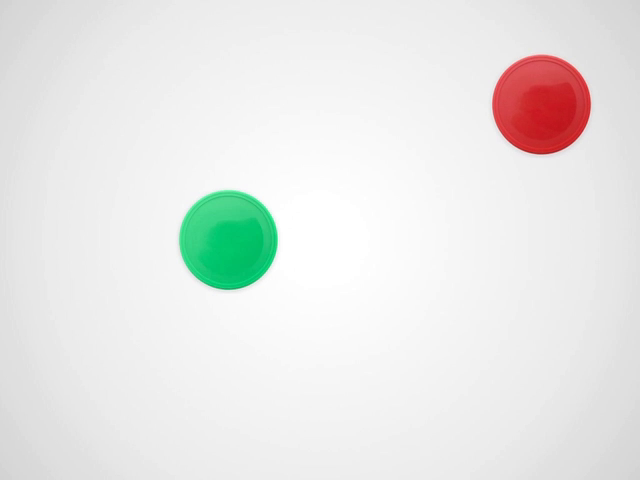
#> input picture frame 144 of videos/movimentacao-de-objetos-480.mov, 640 x 480 px
$ python ex05.py   (older library calls are emulated)
#> lines starting #> are read from the running program, lines starting #| are printed output that depends on the picture; after the words box and inside, x2 and y2 are one past the last pixel; in counts of white or black regions, pixels touching at a corner belong together
import cv2
import numpy as np

video = cv2.VideoCapture("movimentacao-de-objetos-480.mov")

while True:
  ret, frameRGB = video.read()
#> frameRGB is the input picture: shape (480, 640, 3); mean B, G, R 230.5, 232.5, 232
  frameHSV = cv2.cvtColor(frameRGB, cv2.COLOR_BGR2HSV)
#> frameHSV: shape (480, 640, 3); mean H, S, V 6.3, 10.4, 236.4
  tomClaro = np.array([160, 100, 100])
  tomEscuro = np.array([200, 255, 255])
  frameSegmentado = cv2.inRange(frameHSV, tomClaro, tomEscuro)
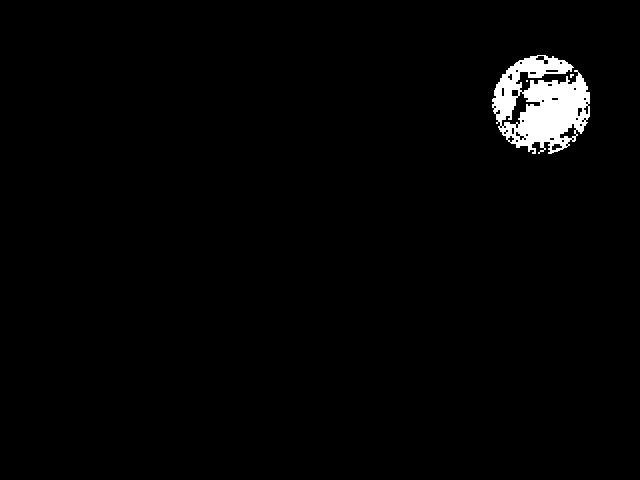
#> frameSegmentado: shape (480, 640); 1.9% white; 3 white regions (2 under 20 px), largest, box (x1, y1, x2, y2) and area: (492, 55, 590, 154) 5925

  elementoEstruturante = np.ones((10, 10), np.uint8)
  frameSegmentado = cv2.morphologyEx(frameSegmentado, cv2.MORPH_CLOSE, elementoEstruturante)
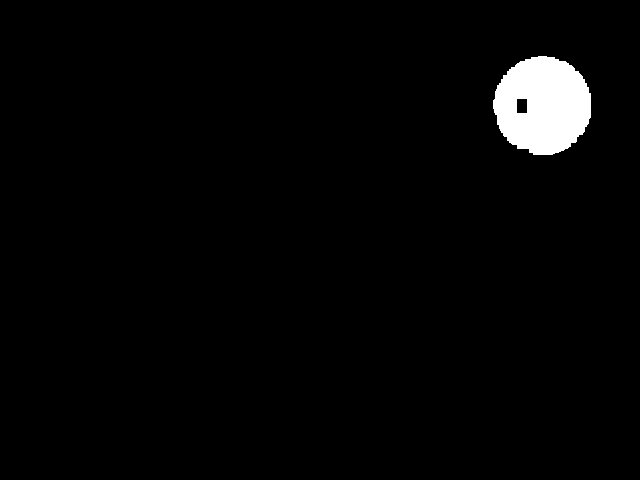
#> frameSegmentado: shape (480, 640); 2.4% white; 1 white region
  _,contornos, hierarquia = cv2.findContours(frameSegmentado, cv2.RETR_TREE, cv2.CHAIN_APPROX_SIMPLE)
#> contornos = 2 contours; box (x1, y1, x2, y2) and area: (493, 56, 591, 155) 7374, (516, 98, 528, 114) 163

  if len(contornos) >= 1:
    objeto = contornos[0]
#> objeto = contour of 139 points, box (x1, y1, x2, y2) (493, 56, 591, 155), area 7374
    momentos = cv2.moments(objeto)
#> momentos = moments, m00 7374, centre m10/m00, m01/m00 = (542.2, 105)
    x = momentos["m10"] / momentos["m00"]
#> x = 542.2
    y = momentos["m01"] / momentos["m00"]
#> y = 105
    print("posicao: %d, %d" % (x, y))
#| posicao: 542, 105
    x, y, w, h = cv2.boundingRect(objeto)
#> x = 493; y = 56; w = 98; h = 99
    vertice1 = (x - 10, y - 10)
#> vertice1 = (483, 46)
    vertice2 = (x + w + 10, y + h + 10)
#> vertice2 = (601, 165)
    cv2.rectangle(frameRGB, vertice1, vertice2, (0, 255, 0), 2)
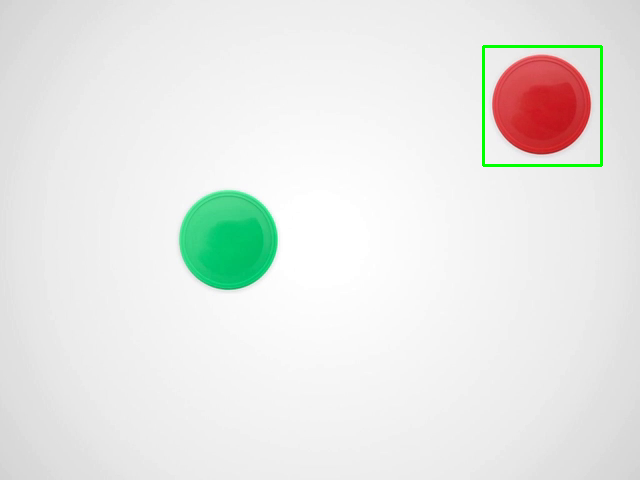
#> frameRGB: shape (480, 640, 3); 0.46% of pixels changed, all inside (x1, y1, x2, y2) = (482, 45, 603, 167)

  cv2.imshow("Video RGB", frameRGB)
  if cv2.waitKey(1) & 0xFF == ord("q"):
#> (key q is pressed here)
    break

video.release()
cv2.destroyAllWindows()

$ run again, starting later in the video
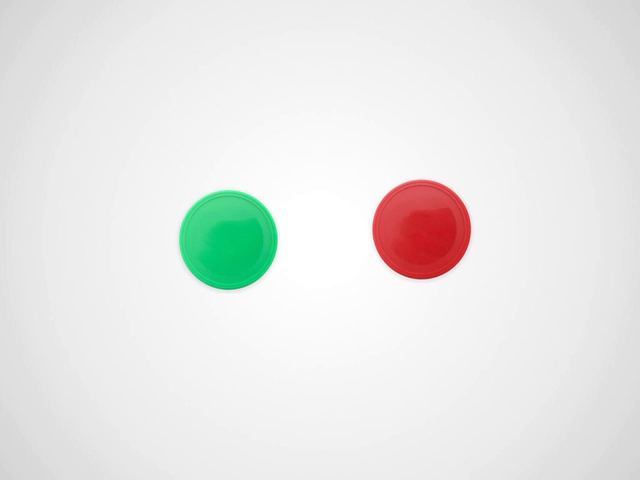
#> input picture frame 651 of videos/movimentacao-de-objetos-480.mov, 640 x 480 px
#> frameRGB is the input picture: shape (480, 640, 3); mean B, G, R 230.2, 232.1, 231.7
#> frameHSV: shape (480, 640, 3); mean H, S, V 6.9, 10.3, 236
#> `frameSegmentado = cv2.morphologyEx(frameSegmentado, cv2.MORPH_CLOSE, e..`:
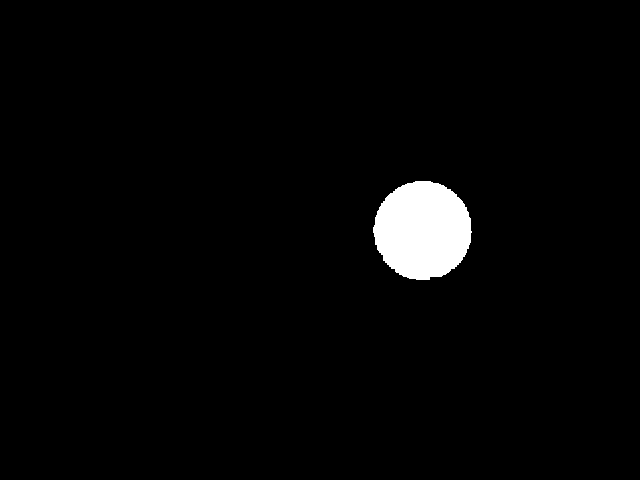
#> frameSegmentado: shape (480, 640); 2.5% white; 1 white region
#> contornos = 1 contour; box (x1, y1, x2, y2) and area: (373, 181, 472, 280) 7438
#> objeto = contour of 154 points, box (x1, y1, x2, y2) (373, 181, 472, 280), area 7438
#> momentos = moments, m00 7438, centre m10/m00, m01/m00 = (422.3, 229.9)
#> `x = momentos["m10"] / momentos["m00"]`: x = 422.3
#> `y = momentos["m01"] / momentos["m00"]`: y = 229.9
#| posicao: 422, 229
#> `x, y, w, h = cv2.boundingRect(objeto)`: x = 373; y = 181; w = 99
#> vertice1 = (363, 171)
#> vertice2 = (482, 290)
#> `cv2.rectangle(frameRGB, vertice1, vertice2, (0, 255, 0), 2)`:
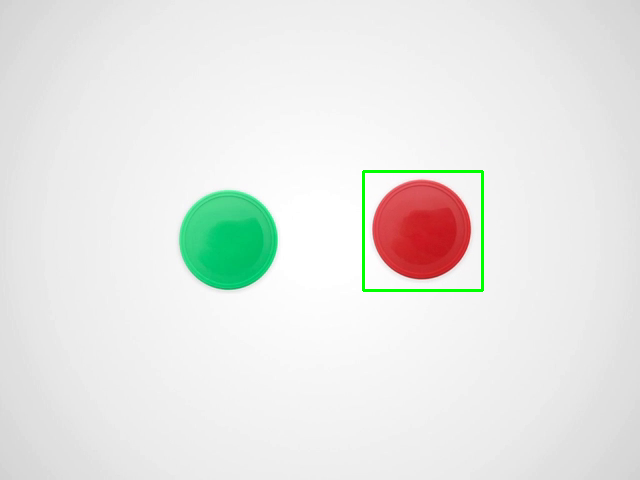
#> frameRGB: shape (480, 640, 3); 0.46% of pixels changed, all inside (x1, y1, x2, y2) = (362, 170, 484, 292)

$ run again, starting later in the video
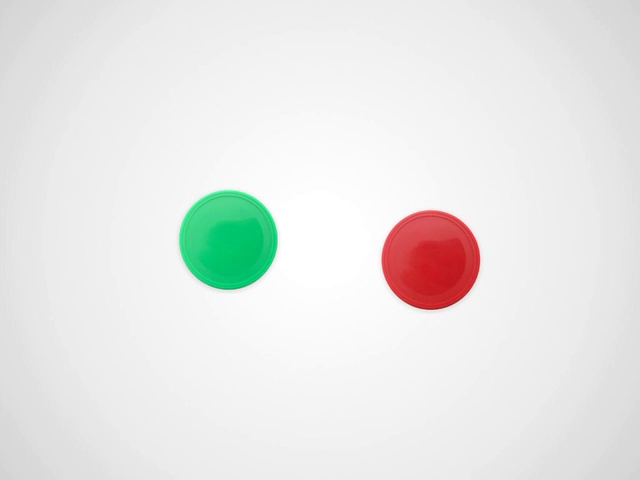
#> input picture frame 1157 of videos/movimentacao-de-objetos-480.mov, 640 x 480 px
#> frameRGB is the input picture: shape (480, 640, 3); mean B, G, R 230.2, 232.1, 231.7
#> frameHSV: shape (480, 640, 3); mean H, S, V 6.9, 10.4, 236
#> `frameSegmentado = cv2.morphologyEx(frameSegmentado, cv2.MORPH_CLOSE, e..`:
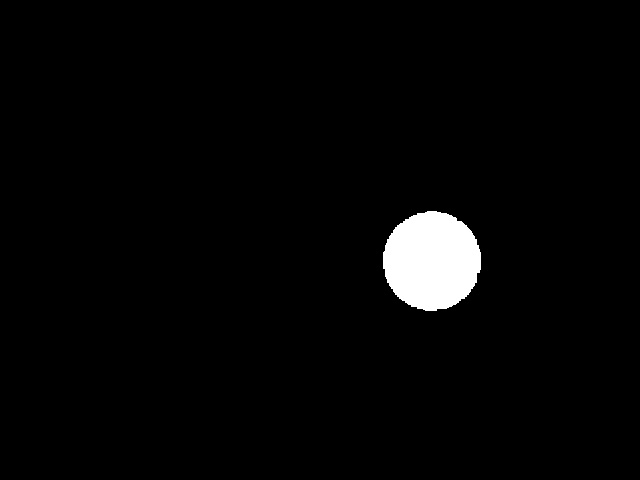
#> frameSegmentado: shape (480, 640); 2.5% white; 1 white region
#> contornos = 1 contour; box (x1, y1, x2, y2) and area: (383, 211, 481, 311) 7460
#> objeto = contour of 155 points, box (x1, y1, x2, y2) (383, 211, 481, 311), area 7460
#> momentos = moments, m00 7460, centre m10/m00, m01/m00 = (431.5, 260.5)
#> `x = momentos["m10"] / momentos["m00"]`: x = 431.5
#> `y = momentos["m01"] / momentos["m00"]`: y = 260.5
#| posicao: 431, 260
#> `x, y, w, h = cv2.boundingRect(objeto)`: x = 383; y = 211; w = 98; h = 100
#> vertice1 = (373, 201)
#> vertice2 = (491, 321)
#> `cv2.rectangle(frameRGB, vertice1, vertice2, (0, 255, 0), 2)`:
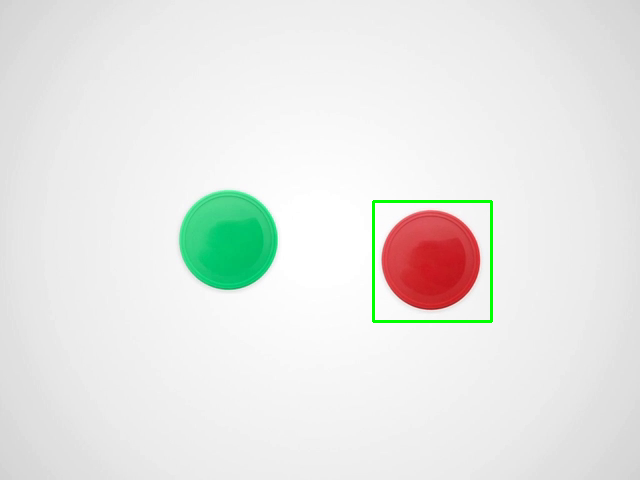
#> frameRGB: shape (480, 640, 3); 0.46% of pixels changed, all inside (x1, y1, x2, y2) = (372, 200, 493, 323)
